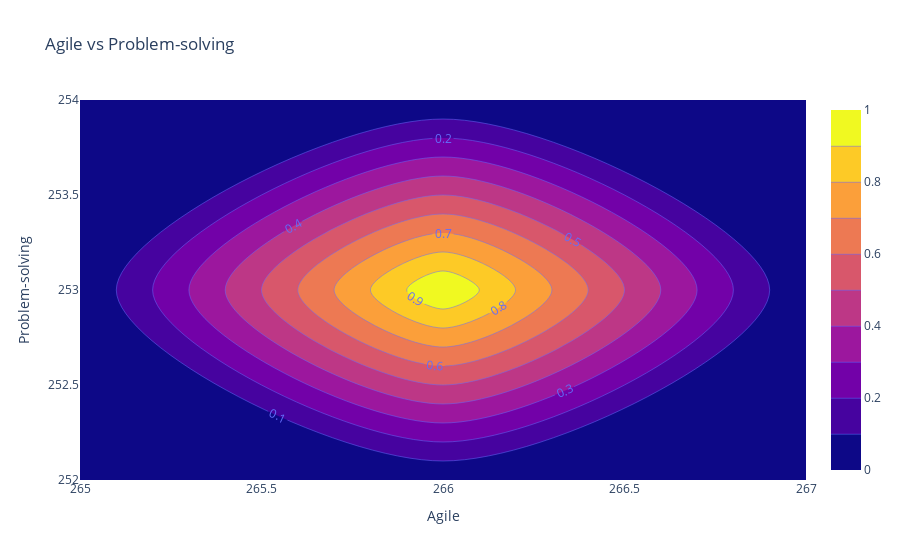

Notebook code cell kept with this figure:
### Code cell
agile_vs_problem_solving = px.density_contour(data_frame=soft_skills_df,
                                        x='Agile', y='Problem-solving',
                                        title='Agile vs Problem-solving')
agile_vs_problem_solving.update_traces(contours_coloring="fill", contours_showlabels = True)
agile_vs_problem_solving.show()

### Figure 1 — Plotly figure (JSON) as saved in the notebook; plotly's stock layout.template omitted (floating-point values rounded to 4 significant figures)
{"data": [{"contours": {"coloring": "fill", "showlabels": true}, "hovertemplate": "Agile=%{x}<br>Problem-solving=%{y}<br>count=%{z}<extra></extra>", "legendgroup": "", "line": {"color": "#636efa"}, "name": "", "showlegend": false, "type": "histogram2dcontour", "x": [266], "xaxis": "x", "xbingroup": "x", "y": [253], "yaxis": "y", "ybingroup": "y"}], "layout": {"legend": {"tracegroupgap": 0}, "title": {"text": "Agile vs Problem-solving"}, "xaxis": {"anchor": "y", "domain": [0, 1], "title": {"text": "Agile"}}, "yaxis": {"anchor": "x", "domain": [0, 1], "title": {"text": "Problem-solving"}}}}
